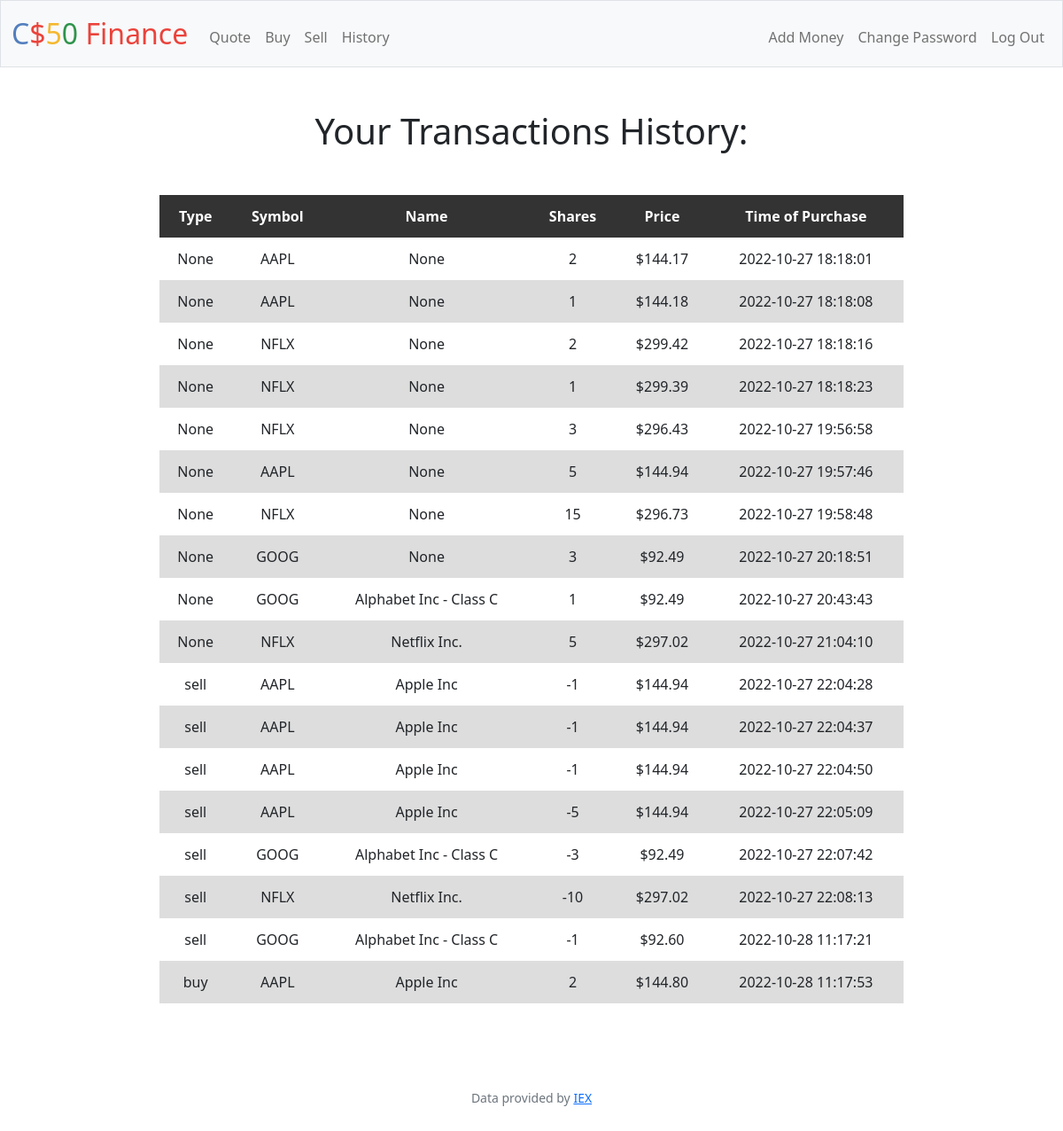
Page /history (signed in) on the committed database.
### tables this page shows
CREATE TABLE 'transactions' ('id' INTEGER PRIMARY KEY AUTOINCREMENT NOT NULL DEFAULT 1 UNIQUE , 'symbol' TEXT NOT NULL, 'shares' INTEGER NOT NULL,'time' DATETIME NOT NULL DEFAULT CURRENT_TIMESTAMP,'price' REAL NOT NULL, 'user_id' INTEGER, 'name' TEXT, 'type' TEXT);

### app.py (the view)
@app.route("/history")
@login_required
def history():
    stocks = db.execute(
        "SELECT type, symbol, name, shares, price, time FROM transactions WHERE user_id = ? ORDER BY time", session["user_id"])
    return render_template("history.html", stocks=stocks)

### app.py (called while the page is built)
@app.after_request
def after_request(response):
    response.headers["Cache-Control"] = "no-cache, no-store, must-revalidate"
    response.headers["Expires"] = 0
    response.headers["Pragma"] = "no-cache"
    return response

### helpers.py (called while the page is built)
def login_required(f):
    @wraps(f)
    def decorated_function(*args, **kwargs):
        if session.get("user_id") is None:
            return redirect("/login")
        return f(*args, **kwargs)
    return decorated_function

def usd(value):
    return f"${value:,.2f}"

### templates/history.html (shortened to what this page needs)
{% extends "layout.html" %}
{% block main %}
    <table>
        <h1>Your Transactions History:</h1>
        <thead>
            <tr>
                <th>Type</th>
                <th>Symbol</th>
                <th>Name</th>
                <th>Shares</th>
                <th>Price</th>
                <th>Time of Purchase</th>
            </tr>
        </thead>
        <tbody>
            {% for stock in stocks %}
            <tr>
                <td>{{ stock.type }}</td>
                <td>{{ stock.symbol }}</td>
                <td>{{ stock.name }}</td>
                <td>{{ stock.shares }}</td>
                <td>{{ stock.price | usd }}</td>
                <td>{{ stock.time }}</td>
            </tr>
            {% endfor %}
        </tbody>
    </table>
{% endblock %}

### static/styles.css (style rules this page uses)
table { background-color: transparent; margin: 3rem auto; width: 70vw; }
table th, table td, table tfoot { padding: 0.75rem; vertical-align: middle; }
table th, table tfoot { background-color: #333; color: white; }
tbody tr:nth-of-type(even) { background-color: #ddd; }

### rows in the picture
transactions: type "None", symbol "AAPL", name "None", shares "2", price "$144.17", time "2022-10-27 18:18:01"
transactions: type "None", symbol "AAPL", name "None", shares "1", price "$144.18", time "2022-10-27 18:18:08"
transactions: type "None", symbol "NFLX", name "None", shares "2", price "$299.42", time "2022-10-27 18:18:16"
transactions: type "None", symbol "NFLX", name "None", shares "1", price "$299.39", time "2022-10-27 18:18:23"
transactions: type "None", symbol "NFLX", name "None", shares "3", price "$296.43", time "2022-10-27 19:56:58"
transactions: type "None", symbol "AAPL", name "None", shares "5", price "$144.94", time "2022-10-27 19:57:46"
transactions: type "None", symbol "NFLX", name "None", shares "15", price "$296.73", time "2022-10-27 19:58:48"
transactions: type "None", symbol "GOOG", name "None", shares "3", price "$92.49", time "2022-10-27 20:18:51"
transactions: type "None", symbol "GOOG", name "Alphabet Inc - Class C", shares "1", price "$92.49", time "2022-10-27 20:43:43"
transactions: type "None", symbol "NFLX", name "Netflix Inc.", shares "5", price "$297.02", time "2022-10-27 21:04:10"
transactions: type "sell", symbol "AAPL", name "Apple Inc", shares "-1", price "$144.94", time "2022-10-27 22:04:28"
transactions: type "sell", symbol "AAPL", name "Apple Inc", shares "-1", price "$144.94", time "2022-10-27 22:04:37"
transactions: type "sell", symbol "AAPL", name "Apple Inc", shares "-1", price "$144.94", time "2022-10-27 22:04:50"
transactions: type "sell", symbol "AAPL", name "Apple Inc", shares "-5", price "$144.94", time "2022-10-27 22:05:09"
transactions: type "sell", symbol "GOOG", name "Alphabet Inc - Class C", shares "-3", price "$92.49", time "2022-10-27 22:07:42"
transactions: type "sell", symbol "NFLX", name "Netflix Inc.", shares "-10", price "$297.02", time "2022-10-27 22:08:13"
transactions: type "sell", symbol "GOOG", name "Alphabet Inc - Class C", shares "-1", price "$92.60", time "2022-10-28 11:17:21"
transactions: type "buy", symbol "AAPL", name "Apple Inc", shares "2", price "$144.80", time "2022-10-28 11:17:53"
